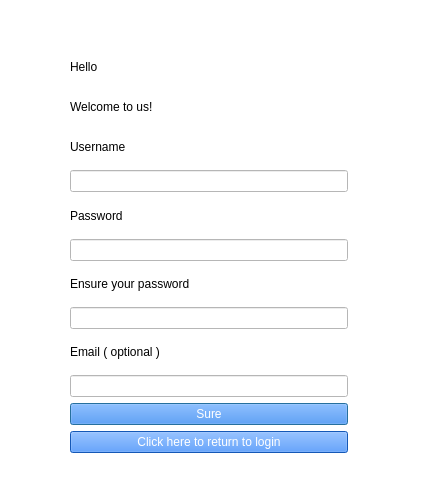
<?xml version="1.0" encoding="UTF-8"?>
<ui version="4.0">
 <class>register_w</class>
 <widget class="QDialog" name="register_w">
  <property name="geometry">
   <rect>
    <x>0</x>
    <y>0</y>
    <width>443</width>
    <height>490</height>
   </rect>
  </property>
  <property name="windowTitle">
   <string>Dialog</string>
  </property>
  <property name="styleSheet">
   <string notr="true">background-color: rgb(255, 255, 255);</string>
  </property>
  <widget class="QWidget" name="layoutWidget">
   <property name="geometry">
    <rect>
     <x>70</x>
     <y>50</y>
     <width>278</width>
     <height>403</height>
    </rect>
   </property>
   <layout class="QVBoxLayout" name="verticalLayout">
    <item>
     <widget class="QLabel" name="label_hello">
      <property name="styleSheet">
       <string notr="true">font: 87 20pt &quot;Arial Black&quot;;</string>
      </property>
      <property name="text">
       <string>Hello</string>
      </property>
     </widget>
    </item>
    <item>
     <widget class="QLabel" name="label_welcome">
      <property name="styleSheet">
       <string notr="true">font: 87 20pt &quot;Arial Black&quot;;</string>
      </property>
      <property name="text">
       <string>Welcome to us!</string>
      </property>
     </widget>
    </item>
    <item>
     <widget class="QLabel" name="label_username">
      <property name="styleSheet">
       <string notr="true">font: 10pt &quot;Arial&quot;;</string>
      </property>
      <property name="text">
       <string>Username</string>
      </property>
     </widget>
    </item>
    <item>
     <widget class="QLineEdit" name="lineEdit_username"/>
    </item>
    <item>
     <widget class="QLabel" name="label_password">
      <property name="styleSheet">
       <string notr="true">font: 10pt &quot;Arial&quot;;</string>
      </property>
      <property name="text">
       <string>Password</string>
      </property>
     </widget>
    </item>
    <item>
     <widget class="QLineEdit" name="lineEdit_password"/>
    </item>
    <item>
     <widget class="QLabel" name="label_ensure_password">
      <property name="styleSheet">
       <string notr="true">font: 10pt &quot;Arial&quot;;</string>
      </property>
      <property name="text">
       <string>Ensure your password</string>
      </property>
     </widget>
    </item>
    <item>
     <widget class="QLineEdit" name="lineEdit_ensure_password"/>
    </item>
    <item>
     <widget class="QLabel" name="label_ensure_email">
      <property name="styleSheet">
       <string notr="true">font: 10pt &quot;Arial&quot;;</string>
      </property>
      <property name="text">
       <string>Email ( optional )</string>
      </property>
     </widget>
    </item>
    <item>
     <widget class="QLineEdit" name="lineEdit_email"/>
    </item>
    <item>
     <widget class="QPushButton" name="pushButton">
      <property name="styleSheet">
       <string notr="true">background-color: rgb(29, 123, 255);
color: rgb(255, 255, 255);
font: 25 9pt &quot;Bahnschrift Light&quot;;</string>
      </property>
      <property name="text">
       <string>Sure</string>
      </property>
     </widget>
    </item>
    <item>
     <widget class="QPushButton" name="pushButton_2">
      <property name="styleSheet">
       <string notr="true">background-color: rgb(29, 123, 255);
color: rgb(255, 255, 255);
font: 25 9pt &quot;Bahnschrift Light&quot;;</string>
      </property>
      <property name="text">
       <string>Click here to return to login</string>
      </property>
     </widget>
    </item>
   </layout>
  </widget>
 </widget>
 <resources/>
 <connections/>
</ui>
